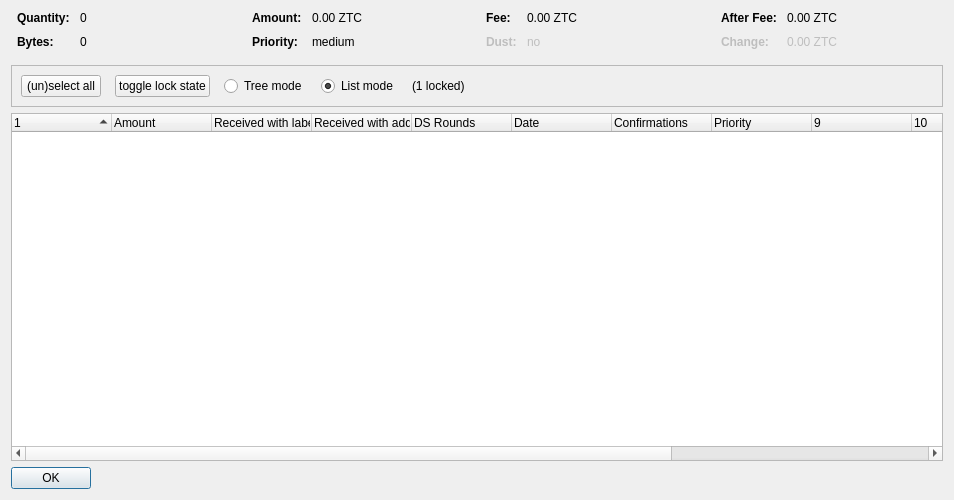
<?xml version="1.0" encoding="UTF-8"?>
<ui version="4.0">
 <class>CoinControlDialog</class>
 <widget class="QDialog" name="CoinControlDialog">
  <property name="geometry">
   <rect>
    <x>0</x>
    <y>0</y>
    <width>954</width>
    <height>500</height>
   </rect>
  </property>
  <property name="windowTitle">
   <string>Coin Selection</string>
  </property>
  <layout class="QVBoxLayout" name="verticalLayout">
   <item>
    <layout class="QHBoxLayout" name="horizontalLayoutTop" stretch="0,0,0,0">
     <property name="topMargin">
      <number>0</number>
     </property>
     <property name="bottomMargin">
      <number>10</number>
     </property>
     <item>
      <layout class="QFormLayout" name="formLayoutCoinControl1">
       <property name="horizontalSpacing">
        <number>10</number>
       </property>
       <property name="verticalSpacing">
        <number>10</number>
       </property>
       <property name="leftMargin">
        <number>6</number>
       </property>
       <property name="rightMargin">
        <number>6</number>
       </property>
       <item row="0" column="0">
        <widget class="QLabel" name="labelCoinControlQuantityText">
         <property name="font">
          <font>
           <weight>75</weight>
           <bold>true</bold>
          </font>
         </property>
         <property name="text">
          <string>Quantity:</string>
         </property>
        </widget>
       </item>
       <item row="0" column="1">
        <widget class="QLabel" name="labelCoinControlQuantity">
         <property name="cursor">
          <cursorShape>IBeamCursor</cursorShape>
         </property>
         <property name="contextMenuPolicy">
          <enum>Qt::ActionsContextMenu</enum>
         </property>
         <property name="text">
          <string notr="true">0</string>
         </property>
         <property name="textInteractionFlags">
          <set>Qt::LinksAccessibleByMouse|Qt::TextSelectableByKeyboard|Qt::TextSelectableByMouse</set>
         </property>
        </widget>
       </item>
       <item row="1" column="0">
        <widget class="QLabel" name="labelCoinControlBytesText">
         <property name="font">
          <font>
           <weight>75</weight>
           <bold>true</bold>
          </font>
         </property>
         <property name="text">
          <string>Bytes:</string>
         </property>
        </widget>
       </item>
       <item row="1" column="1">
        <widget class="QLabel" name="labelCoinControlBytes">
         <property name="cursor">
          <cursorShape>IBeamCursor</cursorShape>
         </property>
         <property name="contextMenuPolicy">
          <enum>Qt::ActionsContextMenu</enum>
         </property>
         <property name="text">
          <string notr="true">0</string>
         </property>
         <property name="textInteractionFlags">
          <set>Qt::LinksAccessibleByMouse|Qt::TextSelectableByKeyboard|Qt::TextSelectableByMouse</set>
         </property>
        </widget>
       </item>
      </layout>
     </item>
     <item>
      <layout class="QFormLayout" name="formLayoutCoinControl2">
       <property name="horizontalSpacing">
        <number>10</number>
       </property>
       <property name="verticalSpacing">
        <number>10</number>
       </property>
       <property name="leftMargin">
        <number>6</number>
       </property>
       <property name="rightMargin">
        <number>6</number>
       </property>
       <item row="0" column="0">
        <widget class="QLabel" name="labelCoinControlAmountText">
         <property name="font">
          <font>
           <weight>75</weight>
           <bold>true</bold>
          </font>
         </property>
         <property name="text">
          <string>Amount:</string>
         </property>
        </widget>
       </item>
       <item row="0" column="1">
        <widget class="QLabel" name="labelCoinControlAmount">
         <property name="cursor">
          <cursorShape>IBeamCursor</cursorShape>
         </property>
         <property name="contextMenuPolicy">
          <enum>Qt::ActionsContextMenu</enum>
         </property>
         <property name="text">
          <string notr="true">0.00 ZTC</string>
         </property>
         <property name="textInteractionFlags">
          <set>Qt::LinksAccessibleByMouse|Qt::TextSelectableByKeyboard|Qt::TextSelectableByMouse</set>
         </property>
        </widget>
       </item>
       <item row="1" column="0">
        <widget class="QLabel" name="labelCoinControlPriorityText">
         <property name="font">
          <font>
           <weight>75</weight>
           <bold>true</bold>
          </font>
         </property>
         <property name="text">
          <string>Priority:</string>
         </property>
        </widget>
       </item>
       <item row="1" column="1">
        <widget class="QLabel" name="labelCoinControlPriority">
         <property name="cursor">
          <cursorShape>IBeamCursor</cursorShape>
         </property>
         <property name="contextMenuPolicy">
          <enum>Qt::ActionsContextMenu</enum>
         </property>
         <property name="text">
          <string>medium</string>
         </property>
         <property name="textInteractionFlags">
          <set>Qt::LinksAccessibleByMouse|Qt::TextSelectableByKeyboard|Qt::TextSelectableByMouse</set>
         </property>
        </widget>
       </item>
      </layout>
     </item>
     <item>
      <layout class="QFormLayout" name="formLayoutCoinControl3">
       <property name="horizontalSpacing">
        <number>10</number>
       </property>
       <property name="verticalSpacing">
        <number>10</number>
       </property>
       <property name="leftMargin">
        <number>6</number>
       </property>
       <property name="rightMargin">
        <number>6</number>
       </property>
       <item row="0" column="0">
        <widget class="QLabel" name="labelCoinControlFeeText">
         <property name="font">
          <font>
           <weight>75</weight>
           <bold>true</bold>
          </font>
         </property>
         <property name="text">
          <string>Fee:</string>
         </property>
        </widget>
       </item>
       <item row="0" column="1">
        <widget class="QLabel" name="labelCoinControlFee">
         <property name="cursor">
          <cursorShape>IBeamCursor</cursorShape>
         </property>
         <property name="contextMenuPolicy">
          <enum>Qt::ActionsContextMenu</enum>
         </property>
         <property name="text">
          <string notr="true">0.00 ZTC</string>
         </property>
         <property name="textInteractionFlags">
          <set>Qt::LinksAccessibleByMouse|Qt::TextSelectableByKeyboard|Qt::TextSelectableByMouse</set>
         </property>
        </widget>
       </item>
       <item row="1" column="0">
        <widget class="QLabel" name="labelCoinControlLowOutputText">
         <property name="enabled">
          <bool>false</bool>
         </property>
         <property name="font">
          <font>
           <weight>75</weight>
           <bold>true</bold>
          </font>
         </property>
         <property name="text">
          <string>Dust:</string>
         </property>
        </widget>
       </item>
       <item row="1" column="1">
        <widget class="QLabel" name="labelCoinControlLowOutput">
         <property name="enabled">
          <bool>false</bool>
         </property>
         <property name="cursor">
          <cursorShape>IBeamCursor</cursorShape>
         </property>
         <property name="contextMenuPolicy">
          <enum>Qt::ActionsContextMenu</enum>
         </property>
         <property name="text">
          <string>no</string>
         </property>
         <property name="textInteractionFlags">
          <set>Qt::LinksAccessibleByMouse|Qt::TextSelectableByKeyboard|Qt::TextSelectableByMouse</set>
         </property>
        </widget>
       </item>
      </layout>
     </item>
     <item>
      <layout class="QFormLayout" name="formLayoutCoinControl4">
       <property name="horizontalSpacing">
        <number>10</number>
       </property>
       <property name="verticalSpacing">
        <number>10</number>
       </property>
       <property name="leftMargin">
        <number>6</number>
       </property>
       <property name="rightMargin">
        <number>6</number>
       </property>
       <item row="0" column="0">
        <widget class="QLabel" name="labelCoinControlAfterFeeText">
         <property name="font">
          <font>
           <weight>75</weight>
           <bold>true</bold>
          </font>
         </property>
         <property name="text">
          <string>After Fee:</string>
         </property>
        </widget>
       </item>
       <item row="0" column="1">
        <widget class="QLabel" name="labelCoinControlAfterFee">
         <property name="cursor">
          <cursorShape>IBeamCursor</cursorShape>
         </property>
         <property name="contextMenuPolicy">
          <enum>Qt::ActionsContextMenu</enum>
         </property>
         <property name="text">
          <string notr="true">0.00 ZTC</string>
         </property>
         <property name="textInteractionFlags">
          <set>Qt::LinksAccessibleByMouse|Qt::TextSelectableByKeyboard|Qt::TextSelectableByMouse</set>
         </property>
        </widget>
       </item>
       <item row="1" column="0">
        <widget class="QLabel" name="labelCoinControlChangeText">
         <property name="enabled">
          <bool>false</bool>
         </property>
         <property name="font">
          <font>
           <weight>75</weight>
           <bold>true</bold>
          </font>
         </property>
         <property name="text">
          <string>Change:</string>
         </property>
        </widget>
       </item>
       <item row="1" column="1">
        <widget class="QLabel" name="labelCoinControlChange">
         <property name="enabled">
          <bool>false</bool>
         </property>
         <property name="cursor">
          <cursorShape>IBeamCursor</cursorShape>
         </property>
         <property name="contextMenuPolicy">
          <enum>Qt::ActionsContextMenu</enum>
         </property>
         <property name="text">
          <string notr="true">0.00 ZTC</string>
         </property>
         <property name="textInteractionFlags">
          <set>Qt::LinksAccessibleByMouse|Qt::TextSelectableByKeyboard|Qt::TextSelectableByMouse</set>
         </property>
        </widget>
       </item>
      </layout>
     </item>
    </layout>
   </item>
   <item>
    <widget class="QFrame" name="frame">
     <property name="minimumSize">
      <size>
       <width>0</width>
       <height>40</height>
      </size>
     </property>
     <property name="frameShape">
      <enum>QFrame::StyledPanel</enum>
     </property>
     <property name="frameShadow">
      <enum>QFrame::Sunken</enum>
     </property>
     <layout class="QHBoxLayout" name="horizontalLayout">
      <item>
       <layout class="QHBoxLayout" name="horizontalLayoutPanel" stretch="0,0,0,0,0,0">
        <property name="spacing">
         <number>14</number>
        </property>
        <item>
         <widget class="QPushButton" name="pushButtonSelectAll">
          <property name="sizePolicy">
           <sizepolicy hsizetype="Maximum" vsizetype="Fixed">
            <horstretch>0</horstretch>
            <verstretch>0</verstretch>
           </sizepolicy>
          </property>
          <property name="text">
           <string>(un)select all</string>
          </property>
          <property name="autoDefault">
           <bool>false</bool>
          </property>
         </widget>
        </item>
        <item>
         <widget class="QPushButton" name="pushButtonToggleLock">
          <property name="sizePolicy">
           <sizepolicy hsizetype="Maximum" vsizetype="Fixed">
            <horstretch>0</horstretch>
            <verstretch>0</verstretch>
           </sizepolicy>
          </property>
          <property name="text">
           <string>toggle lock state</string>
          </property>
          <property name="autoDefault">
           <bool>false</bool>
          </property>
         </widget>
        </item>
        <item>
         <widget class="QRadioButton" name="radioTreeMode">
          <property name="sizePolicy">
           <sizepolicy hsizetype="Maximum" vsizetype="Fixed">
            <horstretch>0</horstretch>
            <verstretch>0</verstretch>
           </sizepolicy>
          </property>
          <property name="text">
           <string>Tree mode</string>
          </property>
         </widget>
        </item>
        <item>
         <widget class="QRadioButton" name="radioListMode">
          <property name="sizePolicy">
           <sizepolicy hsizetype="Maximum" vsizetype="Fixed">
            <horstretch>0</horstretch>
            <verstretch>0</verstretch>
           </sizepolicy>
          </property>
          <property name="text">
           <string>List mode</string>
          </property>
          <property name="checked">
           <bool>true</bool>
          </property>
         </widget>
        </item>
        <item>
         <widget class="QLabel" name="labelLocked">
          <property name="text">
           <string>(1 locked)</string>
          </property>
         </widget>
        </item>
        <item>
         <spacer name="horizontalSpacer">
          <property name="orientation">
           <enum>Qt::Horizontal</enum>
          </property>
          <property name="sizeHint" stdset="0">
           <size>
            <width>40</width>
            <height>20</height>
           </size>
          </property>
         </spacer>
        </item>
       </layout>
      </item>
     </layout>
    </widget>
   </item>
   <item>
    <widget class="CoinControlTreeWidget" name="treeWidget">
     <property name="contextMenuPolicy">
      <enum>Qt::CustomContextMenu</enum>
     </property>
     <property name="sortingEnabled">
      <bool>false</bool>
     </property>
     <property name="columnCount">
      <number>13</number>
     </property>
     <attribute name="headerShowSortIndicator" stdset="0">
      <bool>true</bool>
     </attribute>
     <attribute name="headerStretchLastSection">
      <bool>false</bool>
     </attribute>
     <column>
      <property name="text">
       <string/>
      </property>
     </column>
     <column>
      <property name="text">
       <string>Amount</string>
      </property>
     </column>
     <column>
      <property name="text">
       <string>Received with label</string>
      </property>
     </column>
     <column>
      <property name="text">
       <string>Received with address</string>
      </property>
     </column>
     <column>
      <property name="text">
       <string>DS Rounds</string>
      </property>
     </column>
     <column>
      <property name="text">
       <string>Date</string>
      </property>
     </column>
     <column>
      <property name="text">
       <string>Confirmations</string>
      </property>
      <property name="toolTip">
       <string>Confirmed</string>
      </property>
     </column>
     <column>
      <property name="text">
       <string>Priority</string>
      </property>
     </column>
     <column>
      <property name="text">
       <string/>
      </property>
     </column>
     <column>
      <property name="text">
       <string/>
      </property>
     </column>
     <column>
      <property name="text">
       <string/>
      </property>
     </column>
     <column>
      <property name="text">
       <string/>
      </property>
     </column>
     <column>
      <property name="text">
       <string/>
      </property>
     </column>
    </widget>
   </item>
   <item>
    <widget class="QDialogButtonBox" name="buttonBox">
     <property name="sizePolicy">
      <sizepolicy hsizetype="Maximum" vsizetype="Fixed">
       <horstretch>0</horstretch>
       <verstretch>0</verstretch>
      </sizepolicy>
     </property>
     <property name="orientation">
      <enum>Qt::Horizontal</enum>
     </property>
     <property name="standardButtons">
      <set>QDialogButtonBox::Ok</set>
     </property>
    </widget>
   </item>
  </layout>
 </widget>
 <customwidgets>
  <customwidget>
   <class>CoinControlTreeWidget</class>
   <extends>QTreeWidget</extends>
   <header>coincontroltreewidget.h</header>
  </customwidget>
 </customwidgets>
 <resources/>
 <connections/>
</ui>
